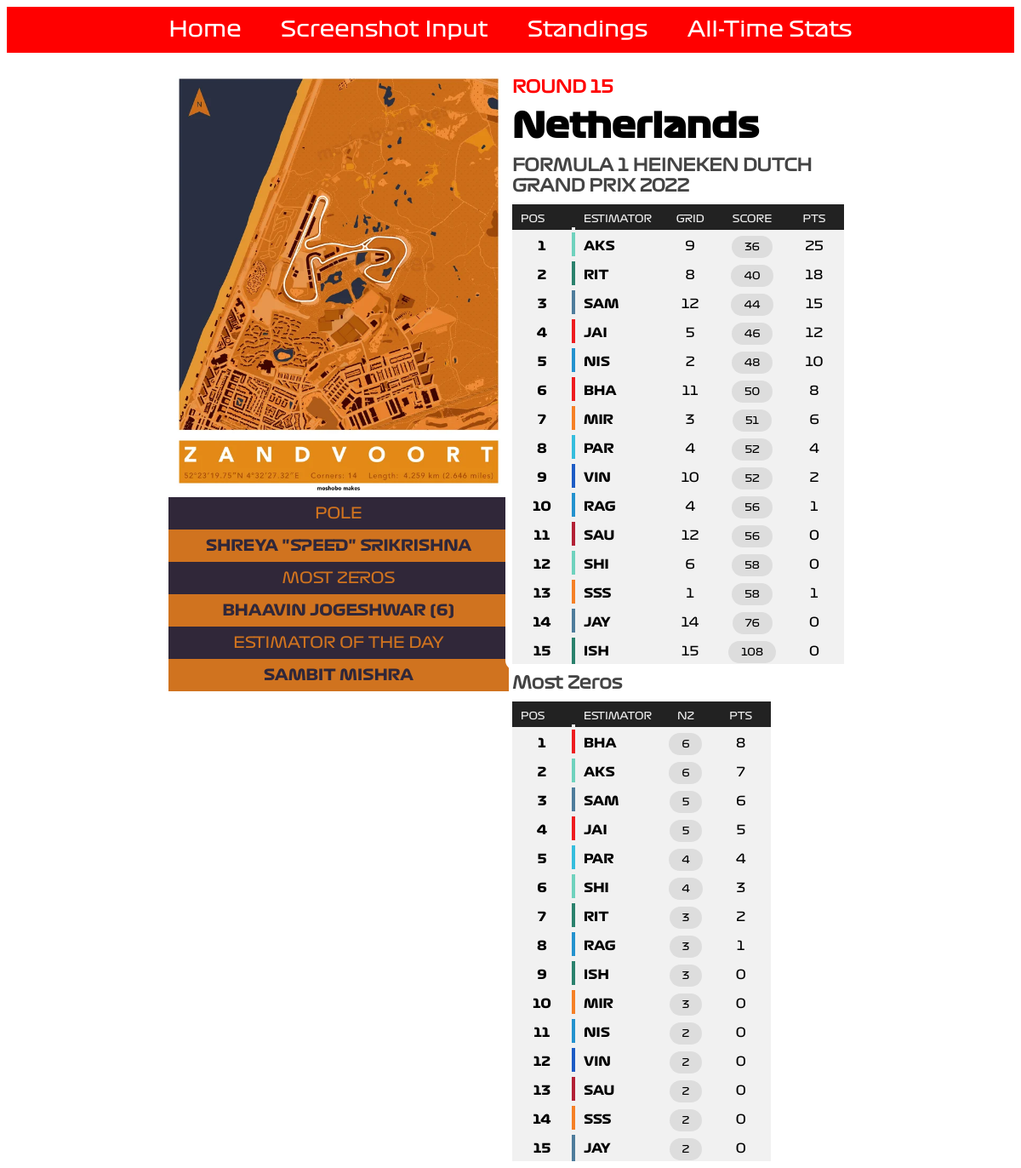
/results/NET22/, run on the app's committed database.
### input_portal/models.py (models this page shows, shortened)
class results_info(models.Model):
    racecode = models.ForeignKey(results_racecodes, on_delete=models.CASCADE)
    shikulu = models.CharField(max_length = 24)
    pole = models.CharField(max_length = 65)
    eotd = models.CharField(max_length = 65)
    sprint_king = models.CharField(max_length = 65)
    most_zeros = models.CharField(max_length = 65)
    no_zeros = models.IntegerField()
    col_one = models.CharField(max_length = 7)
    col_two = models.CharField(max_length = 7)

class results_racecodes(models.Model):
    racecode = models.CharField(max_length = 5, unique = True)
    year = models.IntegerField()
    round_no = models.IntegerField()
    track_png = models.CharField(max_length = 24)
    country = models.CharField(max_length = 32)
    race_name = models.CharField(max_length = 128)
    sprint = models.IntegerField()

class results_data(models.Model):
    racecode = models.ForeignKey(results_racecodes, on_delete=models.CASCADE)
    pos = models.IntegerField()
    estimator = models.CharField(max_length = 4)
    team_color = models.CharField(max_length = 7)
    grid = models.CharField(max_length=2)
    score = models.IntegerField()
    pts = models.FloatField()

class sprint_data(models.Model):
    racecode = models.ForeignKey(results_racecodes, on_delete=models.CASCADE)
    pos = models.IntegerField()
    estimator = models.CharField(max_length = 4)
    team_color = models.CharField(max_length = 7)
    grid = models.CharField(max_length=2)
    score = models.IntegerField()
    pts = models.FloatField()

### input_portal/views.py (the view)
# urls.py: path('results/<str:racecode>/', views.ResultsView, name='results'),
def ResultsView(request, racecode):
    R = results_racecodes.objects.filter(racecode= racecode)
    if (len(R) == 0):
        return render (request, 'noresult.html')
    r = results_info.objects.filter(racecode__racecode= racecode)
    D = results_data.objects.filter(racecode__racecode= racecode).order_by('pos')
    if R[0].sprint == 0:
        results_dict={"year": R[0].year, "rn": R[0].round_no, "country": R[0].country, "name": R[0].race_name, "shikulu": r[0].shikulu, "pole": r[0].pole, "eotd": r[0].eotd, "mz": r[0].most_zeros, "nz": r[0].no_zeros, "co": r[0].col_one, "ct": r[0].col_two, "p1": D[0], "p2": D[1], "p3":D[2], "pr":D[3:]}
        return render (request, 'results.html', context = results_dict)
    else:
        S = sprint_data.objects.filter(racecode__racecode= racecode).order_by('pos')
        results_dict={"year": R[0].year, "rn": R[0].round_no, "country": R[0].country, "name": R[0].race_name, "shikulu": r[0].shikulu, "pole": r[0].pole, "eotd": r[0].eotd, "mz": r[0].most_zeros, "nz": r[0].no_zeros, "co": r[0].col_one, "ct": r[0].col_two, "p1": D[0], "p2": D[1], "p3":D[2], "pr":D[3:], "s1": S[0], "sr": S[1:], "sk": r[0].sprint_king}
        if R[0].sprint == 1:
            return render (request, 'sprintresults.html', context = results_dict)
        elif R[0].sprint == 2:
            return render (request, 'lightningresults.html', context = results_dict)

### input_portal/templates/input_portal/lightningresults.html
<!DOCTYPE html>
{% extends "input_portal/base.html" %}
{% load static %}
{% block body_block %}
  <center>
    <div class="resultImageCol">
      <img src = "{% static '/images/' %}{{ shikulu }}" class="shikulu">
      <div style="background-color: {{ co }}; color: {{ ct }}" class="resultImageTableTop"> POLE </div>
      <div style="background-color: {{ ct }}; color: {{ co }}" class="resultImageTableBottom"> {{ pole|upper }} </div>
      <div style="background-color: {{ co }}; color: {{ ct }}" class="resultImageTableTop"> MOST ZEROS </div>
      <div style="background-color: {{ ct }}; color: {{ co }}" class="resultImageTableBottom"> {{ mz|upper }} ({{ nz }}) </div>
      <div style="background-color: {{ co }}; color: {{ ct }}" class="resultImageTableTop"> ESTIMATOR OF THE DAY </div>
      <div style="background-color: {{ ct }}; color: {{ co }}" class="resultImageTableBottom"> {{ eotd|upper }} </div>
    </div>
    <div class="resultTableCol">
    <h5> ROUND {{ rn }}</h5>
    <h3> {{ country }} </h3>
    <h4> {{ name }} {{ year }}</h4>
    <table class="result_leaderboard">
      <thead>
        <td class="leaderHead"> POS </td>
        <td class="leader_teamcolor2 leaderHead"></td>
        <td class="leaderHead"> ESTIMATOR </td>
        <td class="leaderHead tcentre"> GRID </td>
        <td class="leaderHead  tcentre"> SCORE </td>
        <td class="leaderHead tcentre"> PTS </td>
      </thead>
      <tr>
        <td class="resultpos"> {{ p1.pos }} </td>
        <td style="background-color: {{ p1.team_color }}" class="leader_teamcolor"> </td>
        <td class="abbrspan"> {{ p1.estimator }} </td>
        <td class="racepointspan"> {{ p1.grid }} </td>
        <td class="tcentre"> <span class="scorespan"> {{ p1.score }} </span> </td>
        <td <span class="racepointspan"> {{ p1.pts|floatformat:0 }} </td>
      </tr>
      <tr>
        <td class="resultpos"> {{ p2.pos }} </td>
        <td style="background-color: {{ p2.team_color }}" class="leader_teamcolor"></td>
        <td class="abbrspan"> {{ p2.estimator }} </td>
        <td class="racepointspan"> {{ p2.grid }} </td>
        <td class="tcentre"> <span class="scorespan"> {{ p2.score }} </span> </td>
        <td <span class="racepointspan"> {{ p2.pts|floatformat:0 }} </td>
      </tr>
      <tr>
        <td class="resultpos"> {{ p3.pos }} </td>
        <td style="background-color: {{ p3.team_color }};" class="leader_teamcolor"> </td>
        <td class="abbrspan"> {{ p3.estimator }} </td>
        <td class="racepointspan"> {{ p3.grid }} </td>
        <td class="tcentre"> <span class="scorespan"> {{ p3.score }} </span> </td>
        <td <span class="racepointspan"> {{ p3.pts|floatformat:0 }} </td>
      </tr>
      {% for p in pr %}
        <tr>
          <td class="resultpos"> {{ p.pos }} </td>
          <td style="background-color: {{ p.team_color }}" class="leader_teamcolor"> </td>
          <td class="abbrspan"> {{ p.estimator }} </td>
          <td class="racepointspan"> {{ p.grid }} </td>
          <td class="tcentre"> <span class="scorespan"> {{ p.score }} </span> </td>
          <td <span class="racepointspan"> {{ p.pts|floatformat:0 }} </td>
        </tr>
      {% endfor %}
    </table>
    <h4>Most Zeros</h4>
    <table class="result_leaderboard">
      <thead>
        <td class="leaderHead"> POS </td>
        <td class="leader_teamcolor2 leaderHead"></td>
        <td class="leaderHead"> ESTIMATOR </td>
        <td class="leaderHead  tcentre"> NZ </td>
        <td class="leaderHead tcentre"> PTS </td>
      </thead>
      <tr>
        <td class="resultpos"> {{ s1.pos }} </td>
        <td style="background-color: {{ s1.team_color }}" class="leader_teamcolor"> </td>
        <td class="abbrspan"> {{ s1.estimator }} </td>
        <td class="tcentre"> <span class="scorespan"> {{ s1.score }} </span> </td>
        <td <span class="racepointspan"> {{ s1.pts|floatformat:0 }} </td>
      </tr>
      {% for s in sr %}
        <tr>
          <td class="resultpos"> {{ s.pos }} </td>
          <td style="background-color: {{ s.team_color }}" class="leader_teamcolor"> </td>
          <td class="abbrspan"> {{ s.estimator }} </td>
          <td class="tcentre"> <span class="scorespan"> {{ s.score }} </span> </td>
          <td <span class="racepointspan"> {{ s.pts|floatformat:0 }} </td>
        </tr>
      {% endfor %}
    </table>
    </div>
  </center>
{% endblock %}

### static/css/formulaone.css (style rules this page uses)
h3 { color: black; text-align: left; font-family: f1bold; font-size: 40px; margin-top: 10px; margin-bottom: 10px; }
h4 { color: #444444; text-align: left; font-family: f1reg; font-size: 20px; margin-top: 10px; margin-bottom: 10px; }
h5 { color: red; text-align: left; font-family: f1reg; font-size: 20px; margin-top: 10px; margin-bottom: 10px; }
.tcentre { text-align: center; }
table { border-collapse: collapse; border-radius: 5px; border-style: hidden; box-shadow: 0 0 0 8px white; }
td { padding-top: 6px; padding-bottom: 6px; padding-right: 10px; padding-left: 10px; }
.resultTable, td { background-color: #f1f1f1; padding-top: 10px; }
.resultImageCol { display: inline-block; }
.resultTableCol { display: inline-block; vertical-align: top; text-align: left; width: 400px; }
.shikulu { width: 400px; }
.resultImageTableTop { font-family: f1reg; font-size: 18px; padding-top: 8px; padding-bottom: 8px; width: 400px; }
.resultImageTableBottom { font-family: f1bold; font-size: 18px; padding-top: 8px; padding-bottom: 8px; width: 400px; }
.leaderHead { background-color: #222222; color: #f1f1f1; font-size: 12px; font-family: f1reg; }
.leader_teamcolor { padding-right: 0px; padding-left: 0px; border-top: 6px solid #f1f1f1; border-bottom: 6px solid #f1f1f1; margin-left: 0px; margin-right: 0px; width: 4px; }
.leader_teamcolor2 { padding-right: 0px; padding-left: 0px; margin-left: 0px; margin-right: 0px; width: 4px; }
.racepointspan { font-family: f1reg; font-size: 15px; width: 50px; text-align: center; }
.abbrspan { font-family: f1bold; font-size: 15px; width: 30px; }
.resultpos { font-family: f1bold; text-align: center; font-size: 15px; width: 50px; }
.scorespan { background-color: #DDDDDD; padding-left: 15px; padding-right: 15px; padding-top: 7px; padding-bottom:7px; border-radius: 14px; font-family: f1reg; font-size: 12px }

### data on the page
results_info: shikulu (picture), pole "SHREYA \"SPEED\" SRIKRISHNA", most_zeros "BHAAVIN JOGESHWAR", eotd "SAMBIT MISHRA"
results_racecodes: country "Netherlands", race_name "FORMULA 1 HEINEKEN DUTCH GRAND PRIX"
results_data: pos "1", estimator "AKS", grid "9", score "36", pts "25"
results_data: pos "2", estimator "RIT", grid "8", score "40", pts "18"
results_data: pos "3", estimator "SAM", grid "12", score "44", pts "15"
results_data: pos "4", estimator "JAI", grid "5", score "46", pts "12"
results_data: pos "5", estimator "NIS", grid "2", score "48", pts "10"
results_data: pos "6", estimator "BHA", grid "11", score "50", pts "8"
results_data: pos "7", estimator "MIR", grid "3", score "51", pts "6"
results_data: pos "8", estimator "PAR", grid "4", score "52", pts "4"
results_data: pos "9", estimator "VIN", grid "10", score "52", pts "2"
results_data: pos "10", estimator "RAG", grid "4", score "56", pts "1"
results_data: pos "11", estimator "SAU", grid "12", score "56", pts "0"
results_data: pos "12", estimator "SHI", grid "6", score "58", pts "0"
results_data: pos "13", estimator "SSS", grid "1", score "58", pts "1"
results_data: pos "14", estimator "JAY", grid "14", score "76", pts "0"
results_data: pos "15", estimator "ISH", grid "15", score "108", pts "0"
sprint_data: pos "1", estimator "BHA", score "6", pts "8"
sprint_data: pos "2", estimator "AKS", score "6", pts "7"
sprint_data: pos "3", estimator "SAM", score "5", pts "6"
sprint_data: pos "4", estimator "JAI", score "5", pts "5"
sprint_data: pos "5", estimator "PAR", score "4", pts "4"
sprint_data: pos "6", estimator "SHI", score "4", pts "3"
sprint_data: pos "7", estimator "RIT", score "3", pts "2"
sprint_data: pos "8", estimator "RAG", score "3", pts "1"
sprint_data: pos "9", estimator "ISH", score "3", pts "0"
sprint_data: pos "10", estimator "MIR", score "3", pts "0"
sprint_data: pos "11", estimator "NIS", score "2", pts "0"
sprint_data: pos "12", estimator "VIN", score "2", pts "0"
sprint_data: pos "13", estimator "SAU", score "2", pts "0"
sprint_data: pos "14", estimator "SSS", score "2", pts "0"
sprint_data: pos "15", estimator "JAY", score "2", pts "0"

### other printed values
{{ nz }} "6"
{{ rn }} "15"
{{ year }} "2022"
